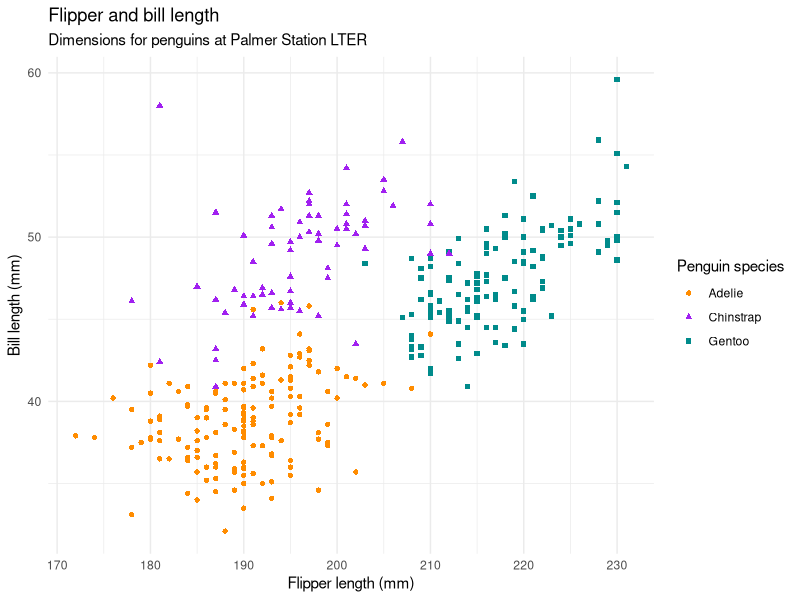
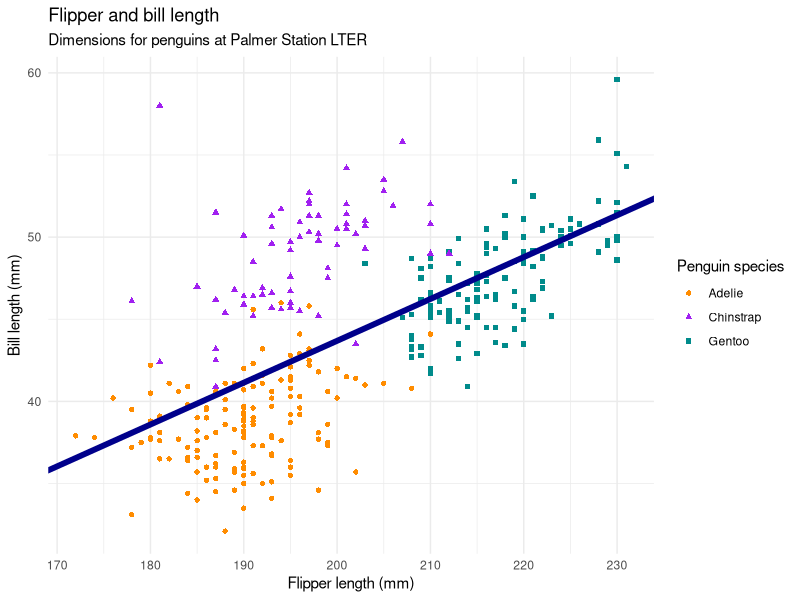

R code for these plots, in order:
## ---- chunk 1
#| label: load-packages
#| include: false

library(tidyverse)
library(palmerpenguins)
## ---- chunk 2
#| label: plot-penguins
#| warning: false
#| echo: true

ggplot(penguins, aes(x = flipper_length_mm, y = bill_length_mm)) +
  geom_point(aes(color = species, shape = species)) +
  scale_color_manual(values = c("darkorange", "purple", "cyan4")) +
  labs(
    title = "Flipper and bill length",
    subtitle = "Dimensions for penguins at Palmer Station LTER",
    x = "Flipper length (mm)",
    y = "Bill length (mm)",
    color = "Penguin species",
    shape = "Penguin species"
  ) +
  theme_minimal()
## ---- chunk 3
skimr::skim_without_charts(penguins)
## ---- chunk 4
fit_lm <- lm(bill_length_mm ~ flipper_length_mm, data = penguins)
## ---- chunk 5
library(broom)
library(knitr)
tab_coef <- tidy(fit_lm)
tab_coef

tab_coef$p.value <- formatC(tab_coef$p.value, format = "e", digits = 2)

kable(tab_coef, digits = 3)
## ---- chunk 6
#| echo: false
#| label: tbl-coef
#| tbl-cap: "My first Quarto table reporting the coefficients of my first linear model"

kable(tab_coef, digits = 3)
## ---- chunk 7
#| label: fig-penguins_fit
#| warning: false
#| echo: false
#| fig-cap: "My first Quarto figure reporting the fitted line of my first linear model"

ggplot(penguins, aes(x = flipper_length_mm, y = bill_length_mm)) +
  geom_point(aes(color = species, shape = species)) +
  scale_color_manual(values = c("darkorange", "purple", "cyan4")) +
  labs(
    title = "Flipper and bill length",
    subtitle = "Dimensions for penguins at Palmer Station LTER",
    x = "Flipper length (mm)",
    y = "Bill length (mm)",
    color = "Penguin species",
    shape = "Penguin species"
  ) +
  geom_abline(
    slope = fit_lm$coefficients[2],
    intercept = fit_lm$coefficients[1],
    linewidth = 2,
    col = "darkblue"
  ) +
  theme_minimal()
